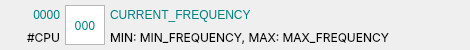
<?xml version="1.0" encoding="UTF-8"?>
<ui version="4.0">
 <class>cyclwdgt</class>
 <widget class="QWidget" name="cyclwdgt">
  <property name="geometry">
   <rect>
    <x>0</x>
    <y>0</y>
    <width>470</width>
    <height>50</height>
   </rect>
  </property>
  <property name="sizePolicy">
   <sizepolicy hsizetype="Fixed" vsizetype="Fixed">
    <horstretch>0</horstretch>
    <verstretch>0</verstretch>
   </sizepolicy>
  </property>
  <property name="minimumSize">
   <size>
    <width>470</width>
    <height>50</height>
   </size>
  </property>
  <property name="maximumSize">
   <size>
    <width>470</width>
    <height>50</height>
   </size>
  </property>
  <property name="windowTitle">
   <string>Form</string>
  </property>
  <widget class="QLabel" name="cyclcurt">
   <property name="geometry">
    <rect>
     <x>110</x>
     <y>5</y>
     <width>355</width>
     <height>20</height>
    </rect>
   </property>
   <property name="sizePolicy">
    <sizepolicy hsizetype="Fixed" vsizetype="Fixed">
     <horstretch>0</horstretch>
     <verstretch>0</verstretch>
    </sizepolicy>
   </property>
   <property name="minimumSize">
    <size>
     <width>355</width>
     <height>20</height>
    </size>
   </property>
   <property name="maximumSize">
    <size>
     <width>355</width>
     <height>20</height>
    </size>
   </property>
   <property name="styleSheet">
    <string notr="true">font: 15pt &quot;JetBrains Mono&quot;;
color: #008080;</string>
   </property>
   <property name="text">
    <string>CURRENT_FREQUENCY</string>
   </property>
  </widget>
  <widget class="QChartView" name="cyclgraf">
   <property name="geometry">
    <rect>
     <x>65</x>
     <y>5</y>
     <width>40</width>
     <height>40</height>
    </rect>
   </property>
   <property name="sizePolicy">
    <sizepolicy hsizetype="Fixed" vsizetype="Fixed">
     <horstretch>0</horstretch>
     <verstretch>0</verstretch>
    </sizepolicy>
   </property>
  </widget>
  <widget class="QLabel" name="cyclxtra">
   <property name="geometry">
    <rect>
     <x>110</x>
     <y>30</y>
     <width>355</width>
     <height>15</height>
    </rect>
   </property>
   <property name="sizePolicy">
    <sizepolicy hsizetype="Fixed" vsizetype="Fixed">
     <horstretch>0</horstretch>
     <verstretch>0</verstretch>
    </sizepolicy>
   </property>
   <property name="minimumSize">
    <size>
     <width>355</width>
     <height>15</height>
    </size>
   </property>
   <property name="maximumSize">
    <size>
     <width>355</width>
     <height>15</height>
    </size>
   </property>
   <property name="font">
    <font>
     <family>Inter</family>
    </font>
   </property>
   <property name="text">
    <string>MIN: MIN_FREQUENCY, MAX: MAX_FREQUENCY</string>
   </property>
  </widget>
  <widget class="QLabel" name="cyclperc">
   <property name="geometry">
    <rect>
     <x>70</x>
     <y>10</y>
     <width>30</width>
     <height>30</height>
    </rect>
   </property>
   <property name="sizePolicy">
    <sizepolicy hsizetype="Fixed" vsizetype="Fixed">
     <horstretch>0</horstretch>
     <verstretch>0</verstretch>
    </sizepolicy>
   </property>
   <property name="minimumSize">
    <size>
     <width>30</width>
     <height>30</height>
    </size>
   </property>
   <property name="maximumSize">
    <size>
     <width>30</width>
     <height>30</height>
    </size>
   </property>
   <property name="font">
    <font>
     <family>JetBrains Mono</family>
    </font>
   </property>
   <property name="styleSheet">
    <string notr="true">color: #008080;</string>
   </property>
   <property name="text">
    <string>000</string>
   </property>
   <property name="alignment">
    <set>Qt::AlignCenter</set>
   </property>
  </widget>
  <widget class="QLabel" name="cyclnumb">
   <property name="geometry">
    <rect>
     <x>5</x>
     <y>5</y>
     <width>55</width>
     <height>20</height>
    </rect>
   </property>
   <property name="sizePolicy">
    <sizepolicy hsizetype="Fixed" vsizetype="Fixed">
     <horstretch>0</horstretch>
     <verstretch>0</verstretch>
    </sizepolicy>
   </property>
   <property name="minimumSize">
    <size>
     <width>55</width>
     <height>20</height>
    </size>
   </property>
   <property name="maximumSize">
    <size>
     <width>55</width>
     <height>20</height>
    </size>
   </property>
   <property name="styleSheet">
    <string notr="true">font: 15pt &quot;JetBrains Mono&quot;;
color: #008080;</string>
   </property>
   <property name="frameShape">
    <enum>QFrame::NoFrame</enum>
   </property>
   <property name="text">
    <string>0000</string>
   </property>
   <property name="alignment">
    <set>Qt::AlignRight|Qt::AlignTrailing|Qt::AlignVCenter</set>
   </property>
  </widget>
  <widget class="QLabel" name="cycllabl">
   <property name="geometry">
    <rect>
     <x>5</x>
     <y>30</y>
     <width>55</width>
     <height>15</height>
    </rect>
   </property>
   <property name="sizePolicy">
    <sizepolicy hsizetype="Fixed" vsizetype="Fixed">
     <horstretch>0</horstretch>
     <verstretch>0</verstretch>
    </sizepolicy>
   </property>
   <property name="minimumSize">
    <size>
     <width>55</width>
     <height>15</height>
    </size>
   </property>
   <property name="maximumSize">
    <size>
     <width>55</width>
     <height>15</height>
    </size>
   </property>
   <property name="font">
    <font>
     <family>Inter</family>
    </font>
   </property>
   <property name="text">
    <string>#CPU</string>
   </property>
   <property name="alignment">
    <set>Qt::AlignRight|Qt::AlignTrailing|Qt::AlignVCenter</set>
   </property>
  </widget>
 </widget>
 <customwidgets>
  <customwidget>
   <class>QChartView</class>
   <extends>QGraphicsView</extends>
   <header>PyQt5.QtChart</header>
  </customwidget>
 </customwidgets>
 <resources/>
 <connections/>
</ui>
